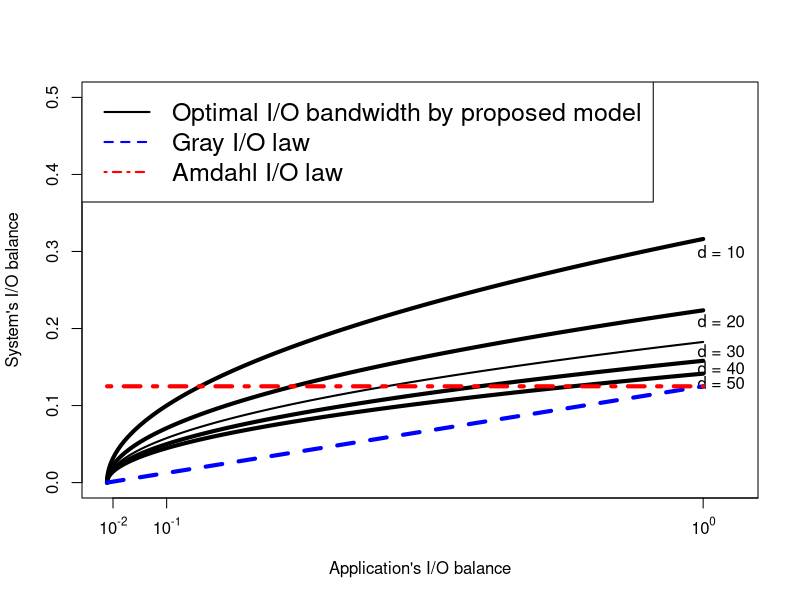

This chart was generated by the following R code:
pdf("//Users/arghyakusumdas/Documents/MyGitProjects/MyIeeeAccessPaper/IEEEtran/IEEEtran/Figures/ModelFigures/beta_io.pdf")
d <- 30

x <- seq(0, 1, by=.0001)

y <- sqrt(x/d)
plot(x, y, col='black', lwd=2, lty=1, type="l", xaxt="n", xlim=c(0, 1.05), ylim=c(0,.5),
xlab="Application's I/O balance",
ylab="System's I/O balance")
ticks <- seq(-2, 2, by=1)
labels <- sapply(ticks, function(i) as.expression(bquote(10^ .(i))))
axis(1, at=c(0.01, 0.1, 1, 10, 100), labels=labels)
text(1.03, .171, "d = 30")

d <- 10
y <-sqrt(x/d)
lines(x, y=y, lwd=4, col="black", lty=1)
text(1.03, .3, "d = 10")
d <- 20
y <-sqrt(x/d)
lines(x, y=y, lwd=4, col="black", lty=1)
text(1.03, .21, "d = 20")
d <- 40
y <-sqrt(x/d)
lines(x, y=y, lwd=4, col="black", lty=1)
text(1.03, .149, "d = 40")

d <- 50
y <-sqrt(x/d)
lines(x, y=y, lwd=4, col="black", lty=1)
text(1.03, .13, "d = 50")




y <- x/8
lines(x, y=y, lwd=4, col="blue", lty=2)

y <- 0.125/x*x
lines(x, y=y, lwd=4, col="red", lty=4)

legend("topleft", c("Optimal I/O bandwidth by proposed model", "Gray I/O law", "Amdahl I/O law"), col=c("black","blue","red"), lwd=c(2,2), lty=c(1,2,4), cex=1.5)
